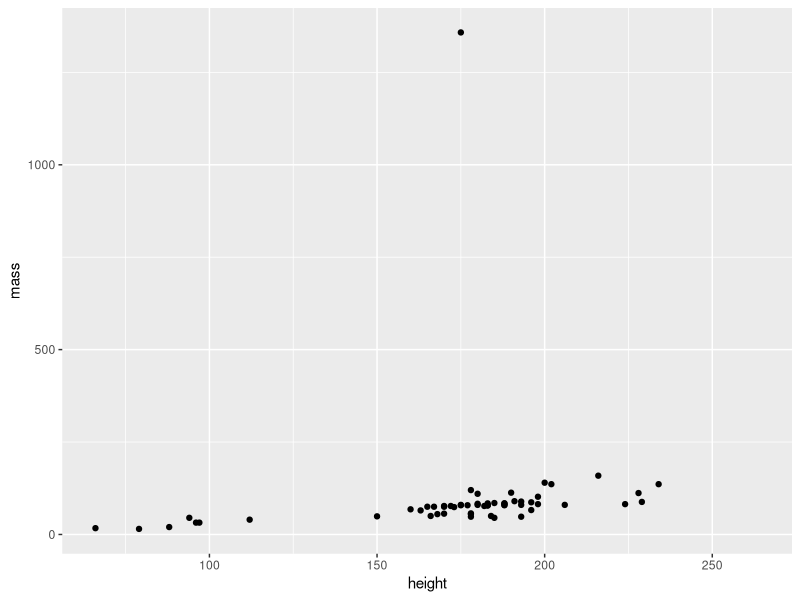
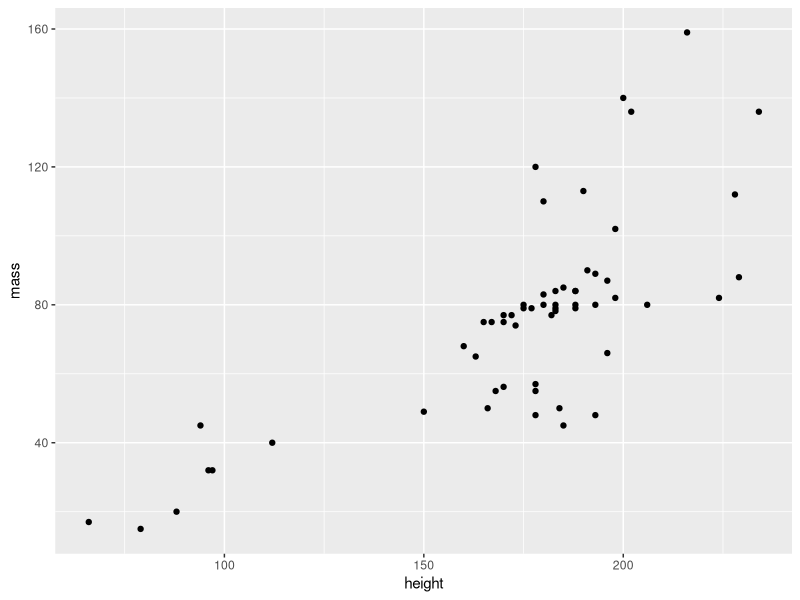
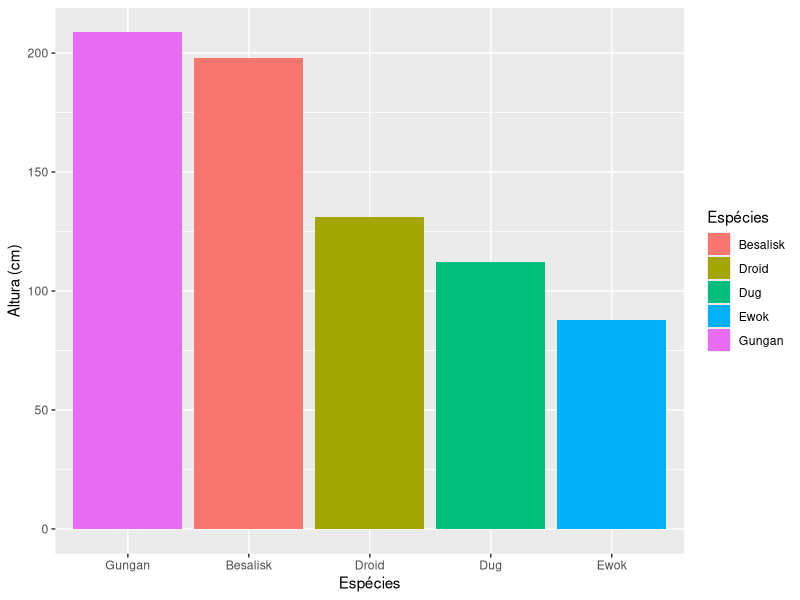
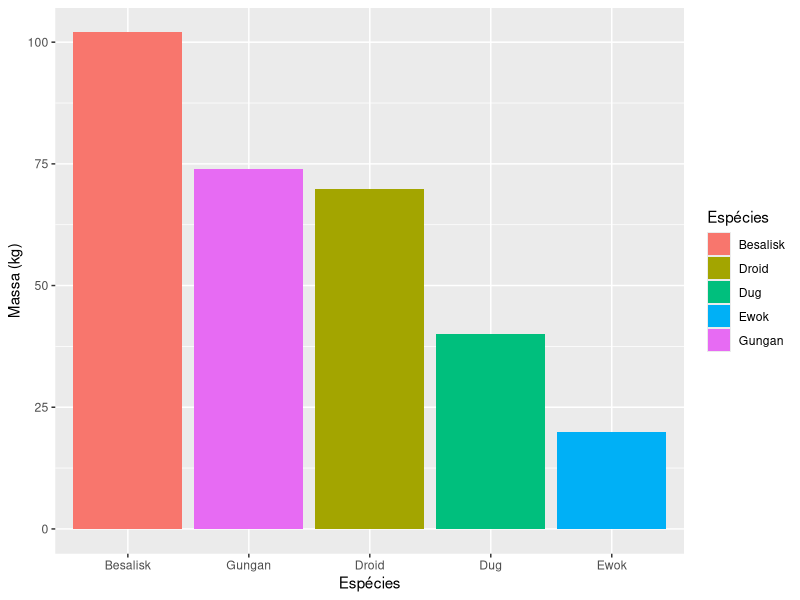

Here is the R script that generated these plots, in order:

# Pacotes tidyverse - Prática -----------------------------------------------------------------------------------------------------------------------------
# Autoria do script: Jeanne Franco ---------------------------------------------------------------------------------------------------------
# Data: 17/03/2022 -------------------------------------------------------------------------------------------------------------------------

# Carregar pacotes -------------------------------------------------------------------------------------------------------------------------

library(dplyr)
library(ggplot2)

# Carregar dados ---------------------------------------------------------------------------------------------------------------------------

dados <- starwars
View(dados)

# Manipulação de dados 1 -------------------------------------------------------------------------------------------------------------------

dados %>%
  select(mass, hair_color) %>%
  filter(hair_color == "brown")

dados %>%
  select(height, hair_color) %>%
  filter(hair_color == "brown")

dados_1 <- dados %>%
  select(height, mass) %>%
  summarise_at(c("height", "mass"), list(max, min), na.rm = TRUE) 
dados_1

dados_2 <- dados %>%
  select(height, mass) 
dados_2

# Gráfico 1 --------------------------------------------------------------------------------------------------------------------------------

ggplot(dados_2, aes(x = height, y = mass)) +
  geom_point()

# Manipulação de dados 2 -------------------------------------------------------------------------------------------------------------------

dados_2 <- dados %>%
  select(height, mass) %>%
  filter(mass != 1358) # Elimina o valor máximo (outlier que impede ver a tendência)
dados_2

# Gráfico 2 --------------------------------------------------------------------------------------------------------------------------------

ggplot(dados_2, aes(x = height, y = mass)) +
  geom_point()

# Manipulação de dados 3 -------------------------------------------------------------------------------------------------------------------

dados_3 <- dados %>%
  select(height, mass, species) %>%
  filter(species %in% c("Besalisk", "Dug", "Gungan", "Ewok", "Droid")) %>%
  group_by(species) %>%
  summarise_all(list(mean), na.rm = TRUE)
dados_3

# Gráficos 3 -------------------------------------------------------------------------------------------------------------------------------

plot_altura <- ggplot(dados_3, aes(x = species, y = height)) +
  geom_col(aes(fill = species)) +
  scale_x_discrete(limits = c("Gungan", "Besalisk", "Droid", "Dug", "Ewok")) +
  scale_fill_discrete(name = "Espécies") +
  labs(x = "Espécies", y = "Altura (cm)")
plot_altura

plot_massa <- ggplot(dados_3, aes(x = species, y = mass)) +
  geom_col(aes(fill = species)) +
  scale_x_discrete(limits = c("Besalisk", "Gungan", "Droid", "Dug", "Ewok")) +
  scale_fill_discrete(name = "Espécies") +
  labs(x = "Espécies", y = "Massa (kg)")
plot_massa
